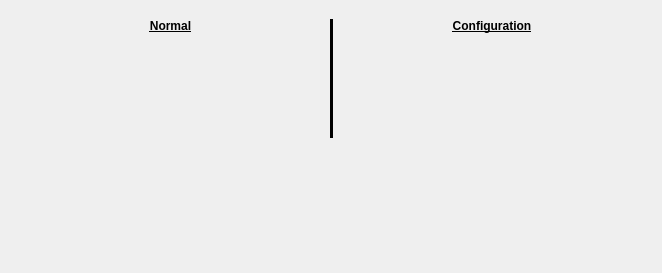
<?xml version="1.0" encoding="UTF-8"?>
<ui version="4.0">
 <class>Form</class>
 <widget class="QWidget" name="Form">
  <property name="geometry">
   <rect>
    <x>0</x>
    <y>0</y>
    <width>662</width>
    <height>273</height>
   </rect>
  </property>
  <property name="sizePolicy">
   <sizepolicy hsizetype="Preferred" vsizetype="Preferred">
    <horstretch>0</horstretch>
    <verstretch>0</verstretch>
   </sizepolicy>
  </property>
  <property name="windowTitle">
   <string>Form</string>
  </property>
  <layout class="QVBoxLayout" name="verticalLayout">
   <item>
    <widget class="TyphosDisplayTitle" name="TyphosDisplayTitle">
     <property name="toolTip">
      <string/>
     </property>
    </widget>
   </item>
   <item>
    <layout class="QHBoxLayout" name="signal_layout" stretch="1,0,1">
     <property name="spacing">
      <number>2</number>
     </property>
     <property name="leftMargin">
      <number>2</number>
     </property>
     <property name="topMargin">
      <number>2</number>
     </property>
     <property name="rightMargin">
      <number>2</number>
     </property>
     <property name="bottomMargin">
      <number>2</number>
     </property>
     <item>
      <layout class="QVBoxLayout" name="read_layout" stretch="0,0,0">
       <item>
        <widget class="QLabel" name="read_label">
         <property name="font">
          <font>
           <weight>75</weight>
           <bold>true</bold>
           <underline>true</underline>
          </font>
         </property>
         <property name="text">
          <string>Normal</string>
         </property>
         <property name="alignment">
          <set>Qt::AlignCenter</set>
         </property>
        </widget>
       </item>
       <item alignment="Qt::AlignTop">
        <widget class="TyphosSignalPanel" name="read_panel">
         <property name="toolTip">
          <string/>
         </property>
         <property name="whatsThis">
          <string>
    Panel of Signals for Device
    </string>
         </property>
         <property name="showConfig" stdset="0">
          <bool>false</bool>
         </property>
         <property name="showOmitted" stdset="0">
          <bool>false</bool>
         </property>
         <property name="sortBy" stdset="0">
          <enum>TyphosSignalPanel::byName</enum>
         </property>
        </widget>
       </item>
       <item>
        <spacer name="read_spacer">
         <property name="orientation">
          <enum>Qt::Orientation::Vertical</enum>
         </property>
         <property name="sizeHint" stdset="0">
          <size>
           <width>20</width>
           <height>40</height>
          </size>
         </property>
        </spacer>
       </item>
      </layout>
     </item>
     <item>
      <widget class="QFrame" name="frame">
       <property name="frameShape">
        <enum>QFrame::VLine</enum>
       </property>
       <property name="frameShadow">
        <enum>QFrame::Plain</enum>
       </property>
       <property name="lineWidth">
        <number>3</number>
       </property>
      </widget>
     </item>
     <item>
      <layout class="QVBoxLayout" name="config_layout" stretch="0,0,1">
       <item>
        <widget class="QLabel" name="config_label">
         <property name="font">
          <font>
           <weight>75</weight>
           <bold>true</bold>
           <underline>true</underline>
          </font>
         </property>
         <property name="text">
          <string>Configuration</string>
         </property>
         <property name="alignment">
          <set>Qt::AlignCenter</set>
         </property>
        </widget>
       </item>
       <item alignment="Qt::AlignTop">
        <widget class="TyphosSignalPanel" name="config_panel">
         <property name="toolTip">
          <string/>
         </property>
         <property name="whatsThis">
          <string>
    Panel of Signals for Device
    </string>
         </property>
         <property name="showHints" stdset="0">
          <bool>false</bool>
         </property>
         <property name="showNormal" stdset="0">
          <bool>false</bool>
         </property>
         <property name="showOmitted" stdset="0">
          <bool>false</bool>
         </property>
         <property name="sortBy" stdset="0">
          <enum>TyphosSignalPanel::byName</enum>
         </property>
        </widget>
       </item>
       <item>
        <spacer name="config_spacer">
         <property name="orientation">
          <enum>Qt::Orientation::Vertical</enum>
         </property>
         <property name="sizeHint" stdset="0">
          <size>
           <width>20</width>
           <height>40</height>
          </size>
         </property>
        </spacer>
       </item>
      </layout>
     </item>
    </layout>
   </item>
   <item>
    <spacer name="frame_spacer">
     <property name="orientation">
      <enum>Qt::Orientation::Vertical</enum>
     </property>
     <property name="sizeHint" stdset="0">
      <size>
       <width>20</width>
       <height>40</height>
      </size>
     </property>
    </spacer>
   </item>
  </layout>
 </widget>
 <customwidgets>
  <customwidget>
   <class>TyphosSignalPanel</class>
   <extends>QWidget</extends>
   <header>typhos.panel</header>
  </customwidget>
  <customwidget>
   <class>TyphosDisplayTitle</class>
   <extends>QFrame</extends>
   <header>typhos.display</header>
  </customwidget>
 </customwidgets>
 <resources/>
 <connections/>
</ui>
